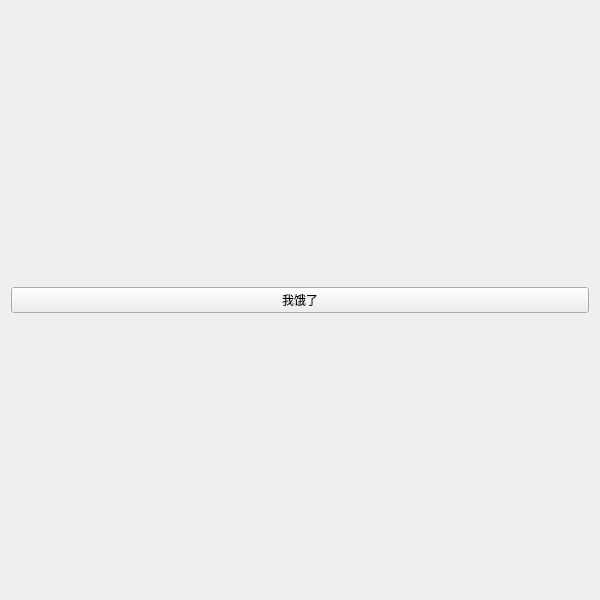
<?xml version="1.0" encoding="UTF-8"?>
<ui version="4.0">
  <class>Widget</class>
  <widget class="QWidget" name="Widget">
    <property name="geometry">
      <rect>
        <x>0</x>
        <y>0</y>
        <width>600</width>
        <height>600</height>
      </rect>
    </property>
    <property name="windowTitle">
      <string>Widget</string>
    </property>
    <layout class="QVBoxLayout" name="verticalLayout">
      <item>
        <widget class="QPushButton" name="pushButton">
          <property name="text">
            <string>我饿了</string>
          </property>
        </widget>
      </item>
    </layout>
  </widget>
  <resources/>
  <connections/>
</ui>
